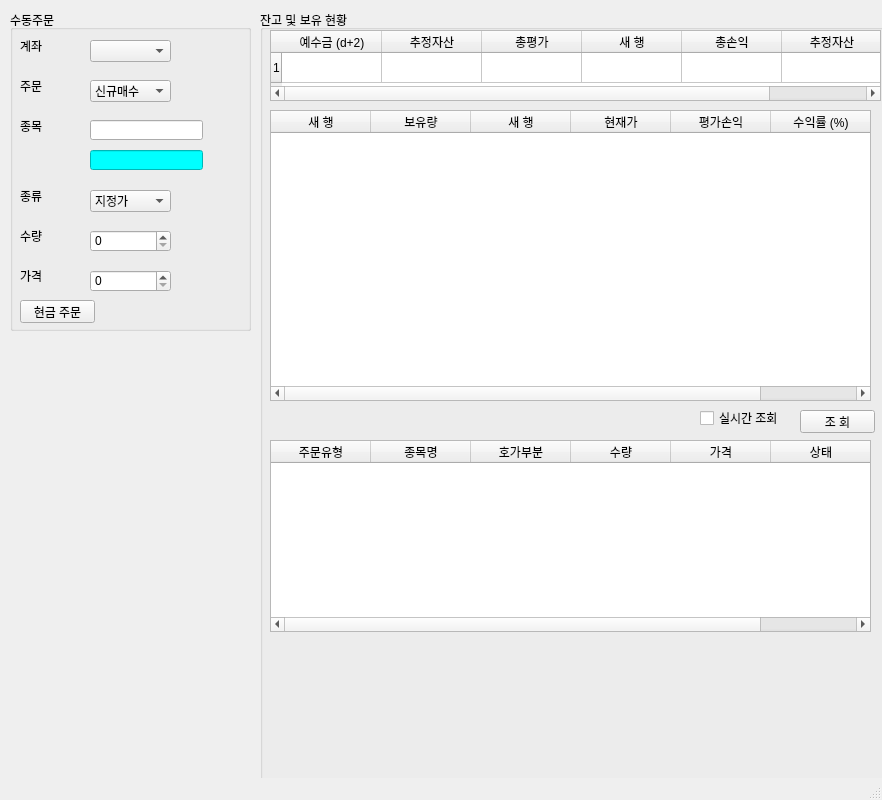
<?xml version="1.0" encoding="UTF-8"?>
<ui version="4.0">
 <class>MainWindow</class>
 <widget class="QMainWindow" name="MainWindow">
  <property name="geometry">
   <rect>
    <x>0</x>
    <y>0</y>
    <width>882</width>
    <height>800</height>
   </rect>
  </property>
  <property name="windowTitle">
   <string>PyTrader v0.3</string>
  </property>
  <property name="windowIcon">
   <iconset>
    <normaloff>../../Desktop/3792056_cross_grave_halloween_tomb_icon.png</normaloff>../../Desktop/3792056_cross_grave_halloween_tomb_icon.png</iconset>
  </property>
  <widget class="QWidget" name="centralwidget">
   <widget class="QGroupBox" name="groupBox">
    <property name="geometry">
     <rect>
      <x>10</x>
      <y>10</y>
      <width>241</width>
      <height>321</height>
     </rect>
    </property>
    <property name="title">
     <string>수동주문</string>
    </property>
    <widget class="QLabel" name="label">
     <property name="geometry">
      <rect>
       <x>10</x>
       <y>30</y>
       <width>56</width>
       <height>12</height>
      </rect>
     </property>
     <property name="text">
      <string>계좌</string>
     </property>
    </widget>
    <widget class="QLabel" name="label_2">
     <property name="geometry">
      <rect>
       <x>10</x>
       <y>110</y>
       <width>56</width>
       <height>12</height>
      </rect>
     </property>
     <property name="text">
      <string>종목</string>
     </property>
    </widget>
    <widget class="QLabel" name="label_3">
     <property name="geometry">
      <rect>
       <x>10</x>
       <y>180</y>
       <width>56</width>
       <height>12</height>
      </rect>
     </property>
     <property name="text">
      <string>종류</string>
     </property>
    </widget>
    <widget class="QLabel" name="label_4">
     <property name="geometry">
      <rect>
       <x>10</x>
       <y>220</y>
       <width>56</width>
       <height>12</height>
      </rect>
     </property>
     <property name="text">
      <string>수량</string>
     </property>
    </widget>
    <widget class="QLabel" name="label_5">
     <property name="geometry">
      <rect>
       <x>10</x>
       <y>70</y>
       <width>56</width>
       <height>12</height>
      </rect>
     </property>
     <property name="text">
      <string>주문</string>
     </property>
    </widget>
    <widget class="QLabel" name="label_6">
     <property name="geometry">
      <rect>
       <x>10</x>
       <y>260</y>
       <width>56</width>
       <height>12</height>
      </rect>
     </property>
     <property name="text">
      <string>가격</string>
     </property>
    </widget>
    <widget class="QComboBox" name="comboBox_2">
     <property name="geometry">
      <rect>
       <x>80</x>
       <y>70</y>
       <width>81</width>
       <height>22</height>
      </rect>
     </property>
     <item>
      <property name="text">
       <string>신규매수</string>
      </property>
     </item>
     <item>
      <property name="text">
       <string>신규매도</string>
      </property>
     </item>
     <item>
      <property name="text">
       <string>매수취소</string>
      </property>
     </item>
     <item>
      <property name="text">
       <string>매도취소</string>
      </property>
     </item>
    </widget>
    <widget class="QComboBox" name="comboBox_3">
     <property name="geometry">
      <rect>
       <x>80</x>
       <y>180</y>
       <width>81</width>
       <height>22</height>
      </rect>
     </property>
     <item>
      <property name="text">
       <string>지정가</string>
      </property>
     </item>
     <item>
      <property name="text">
       <string>시장가</string>
      </property>
     </item>
     <item>
      <property name="text">
       <string/>
      </property>
     </item>
    </widget>
    <widget class="QComboBox" name="comboBox">
     <property name="geometry">
      <rect>
       <x>80</x>
       <y>30</y>
       <width>81</width>
       <height>22</height>
      </rect>
     </property>
    </widget>
    <widget class="QLineEdit" name="lineEdit">
     <property name="geometry">
      <rect>
       <x>80</x>
       <y>110</y>
       <width>113</width>
       <height>20</height>
      </rect>
     </property>
    </widget>
    <widget class="QLineEdit" name="lineEdit_2">
     <property name="geometry">
      <rect>
       <x>80</x>
       <y>140</y>
       <width>113</width>
       <height>20</height>
      </rect>
     </property>
     <property name="styleSheet">
      <string notr="true">background-color: rgb(0, 255, 255);</string>
     </property>
    </widget>
    <widget class="QPushButton" name="pushButton">
     <property name="geometry">
      <rect>
       <x>10</x>
       <y>290</y>
       <width>75</width>
       <height>23</height>
      </rect>
     </property>
     <property name="text">
      <string>현금 주문</string>
     </property>
    </widget>
    <widget class="QSpinBox" name="spinBox">
     <property name="geometry">
      <rect>
       <x>80</x>
       <y>220</y>
       <width>81</width>
       <height>22</height>
      </rect>
     </property>
    </widget>
    <widget class="QSpinBox" name="spinBox_2">
     <property name="geometry">
      <rect>
       <x>80</x>
       <y>260</y>
       <width>81</width>
       <height>22</height>
      </rect>
     </property>
    </widget>
   </widget>
   <widget class="QGroupBox" name="groupBox_2">
    <property name="geometry">
     <rect>
      <x>260</x>
      <y>10</y>
      <width>771</width>
      <height>791</height>
     </rect>
    </property>
    <property name="title">
     <string>잔고 및 보유 현황</string>
    </property>
    <widget class="QTableWidget" name="tableWidget">
     <property name="geometry">
      <rect>
       <x>10</x>
       <y>20</y>
       <width>611</width>
       <height>71</height>
      </rect>
     </property>
     <property name="rowCount">
      <number>1</number>
     </property>
     <row/>
     <column>
      <property name="text">
       <string>예수금 (d+2)</string>
      </property>
     </column>
     <column>
      <property name="text">
       <string>추정자산</string>
      </property>
     </column>
     <column>
      <property name="text">
       <string>총평가</string>
      </property>
     </column>
     <column>
      <property name="text">
       <string>새 행</string>
      </property>
     </column>
     <column>
      <property name="text">
       <string>총손익</string>
      </property>
     </column>
     <column>
      <property name="text">
       <string>추정자산</string>
      </property>
     </column>
    </widget>
    <widget class="QTableWidget" name="tableWidget_2">
     <property name="geometry">
      <rect>
       <x>10</x>
       <y>100</y>
       <width>601</width>
       <height>291</height>
      </rect>
     </property>
     <property name="styleSheet">
      <string notr="true">gridline-color: rgb(20, 55, 255);</string>
     </property>
     <column>
      <property name="text">
       <string>새 행</string>
      </property>
      <property name="background">
       <color>
        <red>0</red>
        <green>0</green>
        <blue>0</blue>
       </color>
      </property>
     </column>
     <column>
      <property name="text">
       <string>보유량</string>
      </property>
     </column>
     <column>
      <property name="text">
       <string>새 행</string>
      </property>
     </column>
     <column>
      <property name="text">
       <string>현재가</string>
      </property>
     </column>
     <column>
      <property name="text">
       <string>평가손익</string>
      </property>
     </column>
     <column>
      <property name="text">
       <string>수익률 (%)</string>
      </property>
     </column>
    </widget>
    <widget class="QCheckBox" name="checkBox">
     <property name="geometry">
      <rect>
       <x>440</x>
       <y>400</y>
       <width>81</width>
       <height>16</height>
      </rect>
     </property>
     <property name="text">
      <string>실시간 조회</string>
     </property>
    </widget>
    <widget class="QPushButton" name="pushButton_2">
     <property name="geometry">
      <rect>
       <x>540</x>
       <y>400</y>
       <width>75</width>
       <height>23</height>
      </rect>
     </property>
     <property name="text">
      <string>조 회</string>
     </property>
    </widget>
    <widget class="QTableWidget" name="tableWidget_3">
     <property name="geometry">
      <rect>
       <x>10</x>
       <y>430</y>
       <width>601</width>
       <height>192</height>
      </rect>
     </property>
     <column>
      <property name="text">
       <string>주문유형</string>
      </property>
     </column>
     <column>
      <property name="text">
       <string>종목명</string>
      </property>
     </column>
     <column>
      <property name="text">
       <string>호가부분</string>
      </property>
     </column>
     <column>
      <property name="text">
       <string>수량</string>
      </property>
     </column>
     <column>
      <property name="text">
       <string>가격</string>
      </property>
     </column>
     <column>
      <property name="text">
       <string>상태</string>
      </property>
     </column>
    </widget>
   </widget>
  </widget>
  <widget class="QMenuBar" name="menubar">
   <property name="geometry">
    <rect>
     <x>0</x>
     <y>0</y>
     <width>882</width>
     <height>21</height>
    </rect>
   </property>
  </widget>
  <widget class="QStatusBar" name="statusbar"/>
 </widget>
 <resources/>
 <connections/>
</ui>
